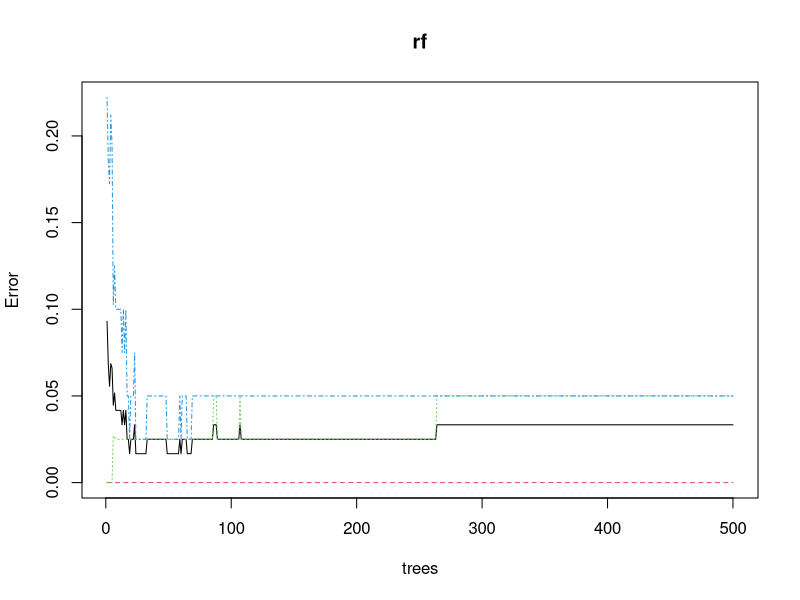
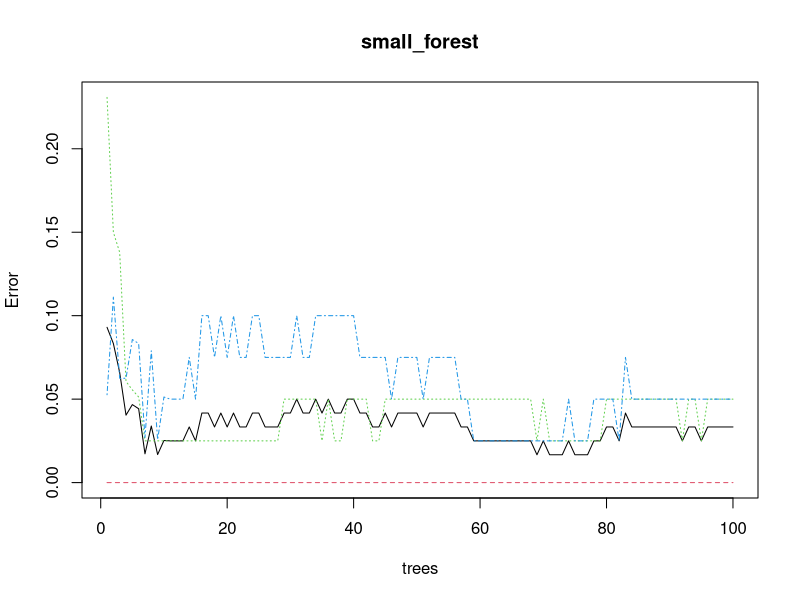
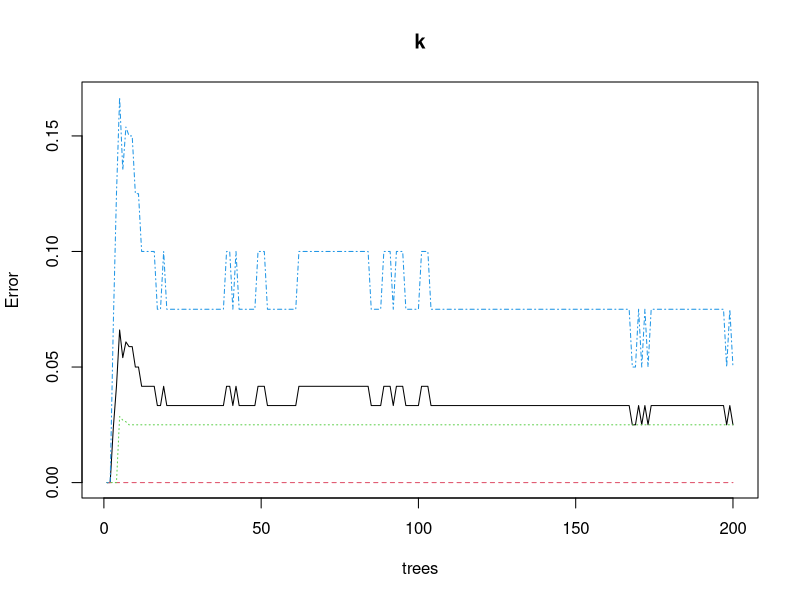

Reproduce these figures in R, in order.
# Random Forest
library(caret)
library(randomForest)

set.seed(2021)
train_index <- createDataPartition(iris$Species, p=0.8, list=F)
iris_train <- iris[train_index,]
iris_test <- iris[-train_index,]
# 모델링 학습
rf <- randomForest(Species~., iris_train)
rf

# 예측
pred <- predict(rf, iris_test, type = 'class')

# 평가
confusionMatrix(pred, iris_test$Species)

# 시각화
plot(rf)


# 하이퍼 파라메터
small_forest <- randomForest(Species~., iris_train, 
                             ntree=100, nodsize=4)
s_pred <- predict(small_forest, iris_test, type='class')
confusionMatrix(s_pred, iris_test$Species)
plot(small_forest)

###############################
k <- randomForest(Species~., iris_train, ntree=200, nodsize=6)
k_k <- predict(k, iris_test, type='class')
confusionMatrix(k_k, iris_test$Species)
plot(k)
